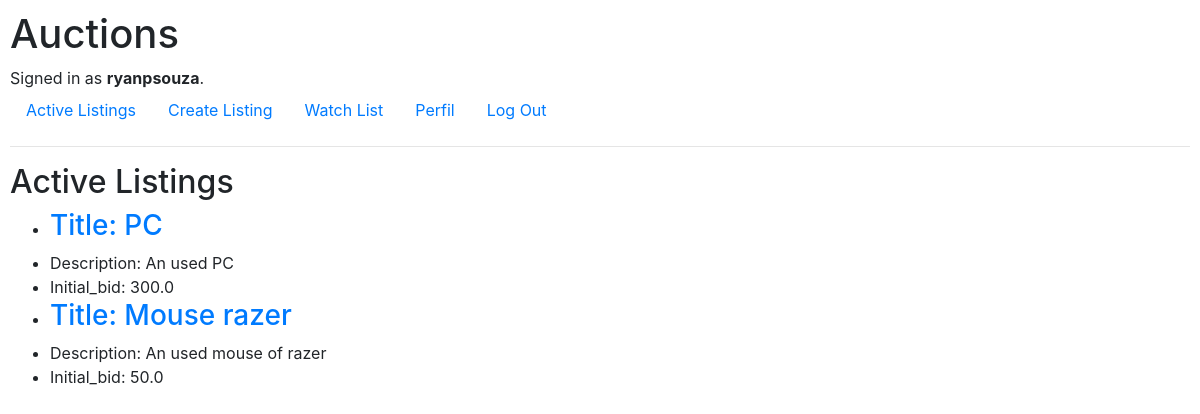
Screenshot of / (signed in) with the database file from the repository.
### auctions/models.py (models this page shows, shortened)
class User(AbstractUser):
    watch_list = models.ManyToManyField('Listing', blank=True, related_name="watchlisted_by")

class Listing(models.Model):
    title = models.CharField(max_length=64)
    description = models.TextField()
    initial_bid = models.FloatField()
    image_url = models.TextField(null=True, blank=True)
    category = models.CharField(max_length=64, null=True, blank=True)
    owner_user = models.ForeignKey(User, on_delete=models.CASCADE, related_name="listings")
    active = models.BooleanField(default=True)
    winner_bid = models.DecimalField(max_digits=12, blank=True, null=True, decimal_places=2)
    winner_user = models.ForeignKey(User, blank=True, null=True, related_name="listings_won", on_delete=models.SET_NULL)

### auctions/views.py (the view)
# urls.py: path("", views.index, name="index"),
def index(request):
    listings_active = Listing.objects.filter(active=True).all()
    return render(request, "auctions/index.html", {
        "listings_active" : listings_active
    })

### auctions/templates/auctions/index.html (shortened to what this page needs)
{% extends "auctions/layout.html" %}
{% block body %}
    <h2>Active Listings</h2>
    <ul>
        {% for listing in listings_active %}
            <li>
                <a href="{% url 'get_listing_active' listing.id %}">
                    <h3>Title: {{ listing.title }}</h3>
                </a>
            </li>
            <li>Description: {{ listing.description }}</li>
            <li>Initial_bid: {{ listing.initial_bid }}</li>
        {% endfor %}
    </ul>
{% endblock %}

### auctions/templates/auctions/layout.html (shortened to what this page needs)
{% load static %}
<!DOCTYPE html>
<html lang="en">
    <head>
        <link rel="stylesheet" href="https://stackpath.bootstrapcdn.com/bootstrap/4.4.1/css/bootstrap.min.css">
        <link href="{% static 'auctions/styles.css' %}" rel="stylesheet">
    </head>
    <body>
        <h1>Auctions</h1>
        <div>
            {% if request.user.is_authenticated %}
                Signed in as <strong>{{ request.user.username }}</strong>.
            {% else %}
                Not signed in.
            {% endif %}
        </div>
        <ul class="nav">
            <li class="nav-item">
                <a class="nav-link" href="{% url 'index' %}">Active Listings</a>
            </li>
            {% if request.user.is_authenticated %}
                <li>
                <a class="nav-link" href="{% url 'create_announce' %}">Create Listing</a>
                </li>
                <li>
                <a class="nav-link" href="{% url 'get_watchlist' %}">Watch List</a>
                </li>
                <li>
                <a class="nav-link" href="{% url 'get_user' request.user.id %}">Perfil</a>
                </li>
                <li class="nav-item">
                    <a class="nav-link" href="{% url 'logout' %}">Log Out</a>
                </li>
            {% endif %}
        </ul>
        <hr>
        {% block body %}
        {% endblock %}
    </body>
</html>

### auctions/static/auctions/styles.css (style rules this page uses)
body { padding: 10px; }

### rows the page displays
User: user.username "ryanpsouza"
Listing: title "PC", description "An used PC", initial_bid "300.0"
Listing: title "Mouse razer", description "An used mouse of razer", initial_bid "50.0"
